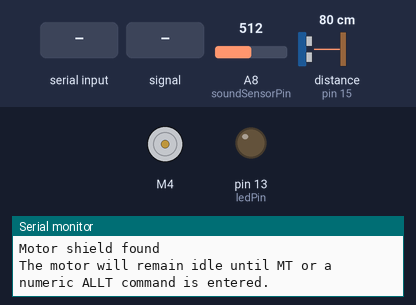
Recording of a sketch running on a simulated Arduino Mega 2560, built with avr-gcc and run on an emulated ATmega2560. On the bench: DC motor (green arrow = forward, orange = backward, longer = faster), output pins drawn as LEDs (lit = HIGH), the last lines printed to the serial monitor. Inputs (shaded band) come from the test bench; at power-on: distance to the obstacle (sensor on pin 15) 80 cm, A8 (soundSensorPin) = 512. The echo pulse lasts 58.3 µs per cm; pins used as bus, display or sensor lines are not drawn.

Above: at 1.2 s.
1.3 s: "MT\n" received over Serial
At 2.5 s:
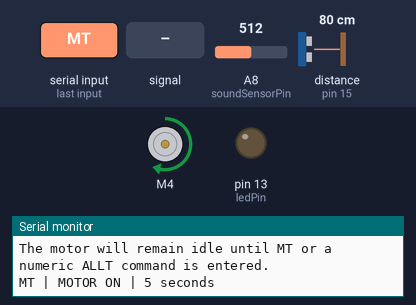
2.8 s: "RUN\n" received over Serial
At 3.6 s:
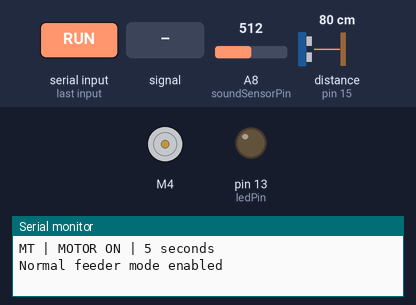
4.3 s: "ALLT\n" received over Serial
5.8 s: "5\n" received over Serial
At 7.0 s:
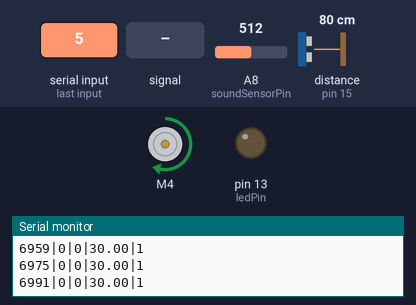
7.3 s: distance to the obstacle (sensor on pin 15) set to 250 cm
10.3 s: A8 (soundSensorPin) fed a 50 Hz sine of ±306 counts around its level
Timing chart, 0 to 13.3 s (numbered marks = the images above; inputs shaded):
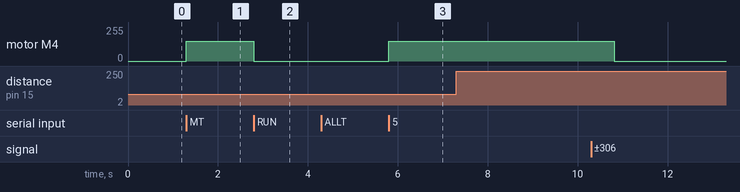

Measured:
- after the input at 1.3 s, motor M4: stopped → forward 150/255 at once
- after the input at 2.8 s, motor M4: forward 150/255 → stopped at once
- after the input at 5.8 s, motor M4: stopped → forward 150/255 at once

The sketch:

cat-feeder.ino
```cpp
/*
 Cat Feeder Logic

Setup: restarts the 24 hour period and resets the counters
Use the millis() function to track time
store time since beginning of the 24 hour period
store time since last feeding
store feeding count in the past 24 hours
store feeding count in the past 6 hours
check feeding criteria, if met turn on the LED in the button and enable feeding.
if automatic feeding criteria is met, deliver a feeding

 */

#include <Wire.h>
#include <Adafruit_MotorShield.h>
#include "utility/Adafruit_MS_PWMServoDriver.h"

// Declare constants for wiring
const unsigned int ledPin = 13;
const unsigned int motorOut = 4;
const unsigned int soundSensorPin = A8;
const unsigned int ultrasonicTriggerPin = 14;
const unsigned int ultrasonicEchoPin = 15;
const unsigned long sensorWindowMs = 10UL;
const unsigned long spikeThreshold = 20UL;
const unsigned long spikeRefractoryMs = 100UL;
const unsigned int distanceAverageSamples = 10;
const float maxDistanceCm = 30.0;

// Declare program constants and variables
const unsigned int maxFeedDay = 8;
const unsigned long feedDelayInterval = 1000UL * 60 * 5; // 5 minute delay
const unsigned long feedTimes[] = {
  1000UL * 60 * 5,
  1000UL * 60 * 15,
  1000UL * 60 * 20,
  1000UL * 60 * 25
};
const unsigned int feedScheduleCount = sizeof(feedTimes) / sizeof(feedTimes[0]);
const unsigned long dayInterval = 1000UL * 60 * 60 * 24;

unsigned long timeStartDay = 0;
unsigned long timeLastFeed = 0;
unsigned long timeElapseDay = 0;
unsigned long timeElapseLastFeed = 0;

unsigned int feedCounterDay = 0;
unsigned int nextAutoFeedIndex = 0;

bool isFeedDelay = false;
bool canFeed = true;

String serialCmd = "";
bool allTestMode = false;
unsigned long motorRunUntilMs = 0;

unsigned long sensorWindowStartMs = 0;
int sensorMinValue = 4095;
int sensorMaxValue = 0;
long sensorSum = 0;
unsigned long sensorSampleCount = 0;
unsigned long kibbleCount = 0;
unsigned long lastSpikeMs = 0;
bool spikeArmed = true;
float distanceSamples[distanceAverageSamples] = {};
float distanceSampleSum = 0;
unsigned int distanceSampleIndex = 0;
unsigned int distanceSampleCount = 0;

Adafruit_MotorShield AFMS = Adafruit_MotorShield();
Adafruit_DCMotor *myMotor = AFMS.getMotor(motorOut);

void handleSerialCommands() {
  while (Serial.available()) {
    char ch = Serial.read();

    if (ch == '\n' || ch == '\r') {
      if (serialCmd.equalsIgnoreCase("RUN")) {
        allTestMode = false;
        motorRunUntilMs = 0;
        myMotor->run(RELEASE);
        Serial.println("Normal feeder mode enabled");
      } else if (serialCmd.equalsIgnoreCase("MT")) {
        allTestMode = false;
        startMotor(5);
        Serial.println("MT | MOTOR ON | 5 seconds");
      } else if (serialCmd.equalsIgnoreCase("ALLT")) {
        allTestMode = true;
        sensorWindowStartMs = millis();
        kibbleCount = 0;
        lastSpikeMs = 0;
        spikeArmed = true;
        distanceSampleSum = 0;
        distanceSampleIndex = 0;
        distanceSampleCount = 0;
        for (unsigned int i = 0; i < distanceAverageSamples; i++) {
          distanceSamples[i] = 0;
        }
        resetSensorWindow();
        Serial.println("ALLT | time_ms|peak_to_peak|kibble_count|distance_cm|motor_active");
      } else if (allTestMode && isDurationCommand(serialCmd)) {
        startMotor(serialCmd.toFloat());
      } else if (serialCmd.length() > 0) {
        Serial.print("Unknown command: ");
        Serial.println(serialCmd);
      }
      serialCmd = "";
      break;
    } else {
      serialCmd += ch;
    }
  }
}

bool isDurationCommand(const String &value) {
  if (value.length() == 0) return false;
  bool decimalSeen = false;
  for (unsigned int i = 0; i < value.length(); i++) {
    char ch = value.charAt(i);
    if (ch == '.' && !decimalSeen) {
      decimalSeen = true;
    } else if (ch < '0' || ch > '9') {
      return false;
    }
  }
  return true;
}

void startMotor(float seconds) {
  unsigned long durationMs = (unsigned long)(seconds * 1000.0);
  motorRunUntilMs = millis() + durationMs;
  myMotor->setSpeed(150);
  myMotor->run(FORWARD);
}

bool motorIsActive() {
  return (long)(motorRunUntilMs - millis()) > 0;
}

void updateMotor() {
  if (!motorIsActive()) {
    motorRunUntilMs = 0;
    myMotor->run(RELEASE);
  }
}

void resetSensorWindow() {
  sensorMinValue = 4095;
  sensorMaxValue = 0;
  sensorSum = 0;
  sensorSampleCount = 0;
}

float readDistanceCm() {
  digitalWrite(ultrasonicTriggerPin, LOW);
  delayMicroseconds(2);
  digitalWrite(ultrasonicTriggerPin, HIGH);
  delayMicroseconds(10);
  digitalWrite(ultrasonicTriggerPin, LOW);

  unsigned long echoDuration = pulseIn(ultrasonicEchoPin, HIGH, 30000);
  if (echoDuration > 0) {
    float distanceCm = echoDuration * 0.0343 / 2.0;
    if (distanceCm > maxDistanceCm) distanceCm = maxDistanceCm;
    distanceSampleSum -= distanceSamples[distanceSampleIndex];
    distanceSamples[distanceSampleIndex] = distanceCm;
    distanceSampleSum += distanceCm;
    distanceSampleIndex = (distanceSampleIndex + 1) % distanceAverageSamples;
    if (distanceSampleCount < distanceAverageSamples) distanceSampleCount++;
  }

  return distanceSampleCount > 0 ? distanceSampleSum / distanceSampleCount : 0;
}

void runAllTest() {
  unsigned long now = millis();
  int value = analogRead(soundSensorPin);
  if (value < sensorMinValue) sensorMinValue = value;
  if (value > sensorMaxValue) sensorMaxValue = value;
  sensorSum += value;
  sensorSampleCount++;

  if ((now - sensorWindowStartMs) >= sensorWindowMs) {
    unsigned int peakToPeak = sensorMaxValue - sensorMinValue;
    if (peakToPeak < spikeThreshold) {
      spikeArmed = true;
    } else if (spikeArmed && (now - lastSpikeMs) >= spikeRefractoryMs) {
      kibbleCount++;
      lastSpikeMs = now;
      spikeArmed = false;
    }

    float distanceCm = readDistanceCm();
    Serial.print(now);
    Serial.print("|");
    Serial.print(peakToPeak);
    Serial.print("|");
    Serial.print(kibbleCount);
    Serial.print("|");
    Serial.print(distanceCm, 2);
    Serial.print("|");
    Serial.println(motorIsActive() ? 1 : 0);

    resetSensorWindow();
    sensorWindowStartMs = millis();
  }
}

void runStartupTests() {
  Serial.println("LED test");
  for (int i = 0; i <= 3; i++) {
    digitalWrite(ledPin, HIGH);
    delay(500);
    digitalWrite(ledPin, LOW);
    delay(500);
  }

  Serial.println("Motor test");
  for (int i = 0; i <= 3; i++) {
    Serial.println(i);
    myMotor->setSpeed(150);
    myMotor->run(FORWARD);
    delay(500);
    myMotor->run(RELEASE);
    delay(500);
  }
}

void setup() {
  Serial.begin(115200);
  Serial.println("Coach's feeder program");
  Serial.println("Commands: MT, ALLT, RUN");

  timeStartDay = millis();
  timeLastFeed = millis();

  pinMode(ultrasonicTriggerPin, OUTPUT);
  pinMode(ultrasonicEchoPin, INPUT);
  digitalWrite(ultrasonicTriggerPin, LOW);
  pinMode(ledPin, OUTPUT);

  Serial.println("Initializing motor shield");

  if (!AFMS.begin()) {
    Serial.println("Could not find Adafruit Motor Shield V2. Check I2C/wiring/power.");
    while (1);
  }

  Serial.println("Motor shield found");
  myMotor->setSpeed(150);
  myMotor->run(RELEASE);

  Serial.println("The motor will remain idle until MT or a numeric ALLT command is entered.");
}

void feed() {
 digitalWrite(ledPin, LOW);
 // activate motor
 Serial.println("Feeding!");
 myMotor->run(FORWARD);
 delay(1000 * 5);
 myMotor->run(RELEASE);

 // update variables
 timeLastFeed = millis();
 feedCounterDay++;

 delay(1000);
}

void verboseUpdate() {
  Serial.println("<<<<<<<<<<<<<<<<<<<<<<>>>>>>>>>>>>>>>>>>>>");

  Serial.println("Feedings today:");
  Serial.print(feedCounterDay);
  Serial.println("\n");

}

void loop() {
  handleSerialCommands();
  updateMotor();

  if (allTestMode) {
    runAllTest();
    return;
  }

  unsigned long now = millis();

  timeElapseDay = now - timeStartDay;
  timeElapseLastFeed = now - timeLastFeed;

  isFeedDelay = (timeElapseLastFeed < feedDelayInterval);

  if (feedCounterDay < maxFeedDay && !isFeedDelay) {
    canFeed = true;
    digitalWrite(ledPin, HIGH);
  } else {
    canFeed = false;
    digitalWrite(ledPin, LOW);
  }

  if (nextAutoFeedIndex < feedScheduleCount && timeElapseDay >= feedTimes[nextAutoFeedIndex]) {
    Serial.print("Auto slot reached idx=");
    Serial.print(nextAutoFeedIndex);
    Serial.print(" elapsed_ms=");
    Serial.println(timeElapseDay);

    if (feedCounterDay < maxFeedDay && !isFeedDelay) {
      Serial.println("Auto feeding now");
      feed();
      nextAutoFeedIndex++;
    } else {
      Serial.print("Auto feed blocked: max/day=");
      Serial.print(feedCounterDay);
      Serial.print(" delay=");
      Serial.println(isFeedDelay ? "true" : "false");
    }
  }

  if (timeElapseDay >= dayInterval) {
    timeStartDay = now;
    feedCounterDay = 0;
    nextAutoFeedIndex = 0;
  }
}
```
